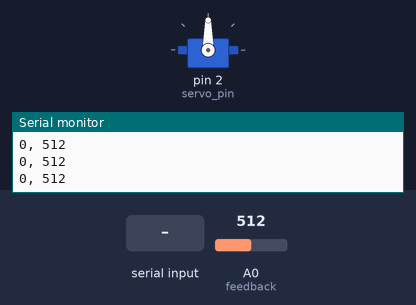
Bench run of a sketch on a simulated Arduino Uno, built with avr-gcc and run on an emulated ATmega328P. Parts: servo, the last lines printed to the serial monitor. The inputs (shaded band) are chosen by the test bench; at power-on: A0 (feedback) = 512.

Above: at 1.2 s.
1.3 s: "30,150\n" received over Serial
At 2.1 s:
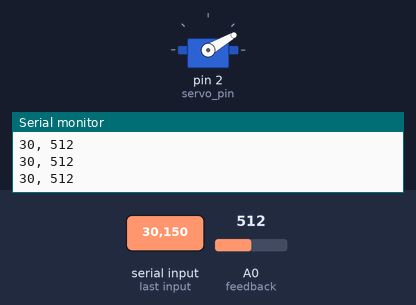
2.8 s: "5\n" received over Serial
At 3.1 s:
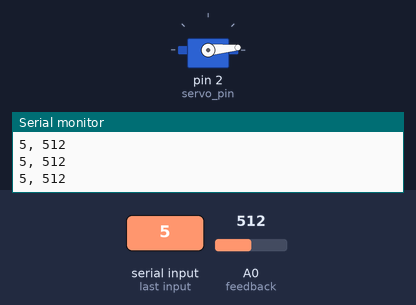
4.3 s: "200\n" received over Serial
At 5.5 s:
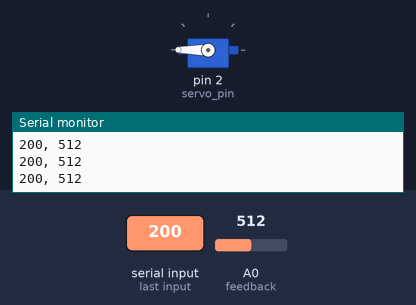
5.8 s: "90,45\n" received over Serial
At 6.7 s:
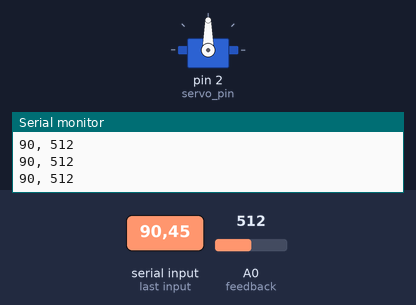
Timing chart, 0 to 8.3 s (numbered marks = the images above; inputs shaded):
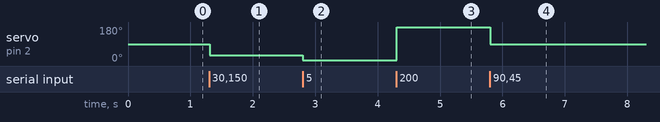

Measured:
- after the input at 1.3 s, servo on pin 2 (servo_pin): 90° → 30° at once
- after the input at 2.8 s, servo on pin 2 (servo_pin): 30° → 5° at once
- after the input at 4.3 s, servo on pin 2 (servo_pin): 5° → 180° at once
- after the input at 5.8 s, servo on pin 2 (servo_pin): 180° → 90° at once

The sketch:

servo_analog_test_pin.ino
```cpp
//아두이노의 서보모터 내장 라이브러리
#include <Servo.h>

//서보모터 1개당 인스턴스 1개 필요
Servo myservo;

//아두이노의 디지털2번핀에 서보모터 제어핀이 연결되어있고
//아날로그 피드백선은 아날로그0번핀에 연결되어있다.
#define servo_pin 2
#define feedback A0

//0.1초간격을 유지하기 위한 (시간을 저장할)변수
unsigned long t = 0;

int degree = 0;

void setup() {
  Serial.begin(9600); //9600의 통신속도로 PC와 통신하겠다!
  //서보모터가 연결된핀을 아두이노가 제어하겠다!
  myservo.attach(servo_pin);
}

void loop() {
  //(작업1번) 0.1초 간격으로 아날로그0번핀의 값을 측정해서 시리얼모니터에 출력한다!
  if(millis() - t > 100){
    t = millis();
    int analog = analogRead(feedback);
    Serial.print(degree);
    Serial.print(", ");
    Serial.println(analog);
  }


  //(작업2번)PC에서 0~180의 각도값을 입력받아서 서보모터를 제어하겠다!
  if(Serial.available()){
    //PC에서 뭔가 아두이노쪽으로 전송되었다!(LF)
    String data = Serial.readStringUntil('\n');
    degree = data.toInt(); //문자열을 숫자로 바꿔주세요!
    myservo.write(degree); //0~180
  }
}
```
